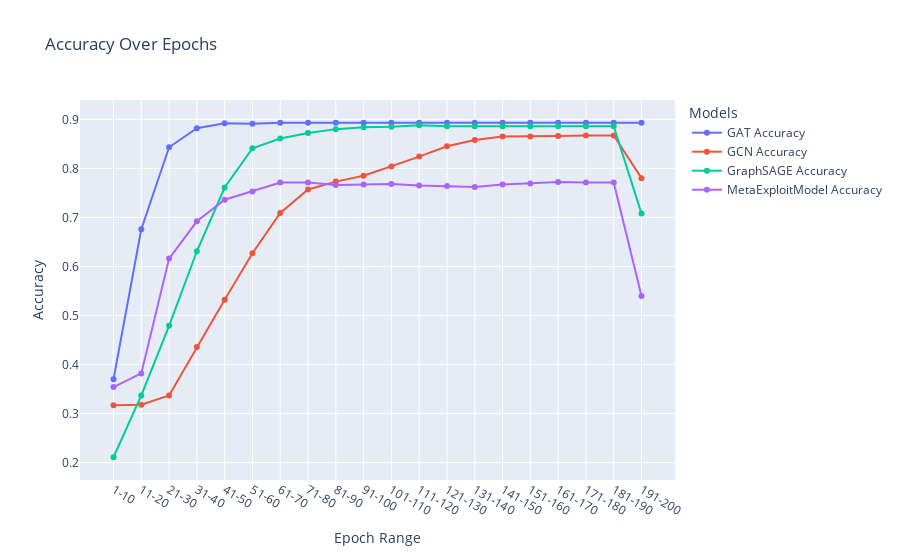

The cell this chart's notebook holds for it:
### Code cell
import plotly.graph_objects as go

# Data
epoch_range = [f'{i}-{i+9}' for i in range(1, 201, 10)]
gat_accuracy = [0.370, 0.676, 0.843, 0.882, 0.892, 0.891, 0.893, 0.893, 0.893, 0.893, 0.893, 0.893, 0.893, 0.893, 0.893, 0.893, 0.893, 0.893, 0.893, 0.893]
gcn_accuracy = [0.317, 0.318, 0.337, 0.436, 0.532, 0.627, 0.709, 0.757, 0.773, 0.785, 0.804, 0.824, 0.845, 0.858, 0.865, 0.865, 0.866, 0.867, 0.867, 0.780]
graphsage_accuracy = [0.211, 0.337, 0.479, 0.631, 0.761, 0.841, 0.861, 0.872, 0.880, 0.884, 0.885, 0.888, 0.886, 0.886, 0.886, 0.886, 0.886, 0.886, 0.886, 0.708]
metaexploitmodel_accuracy = [0.354, 0.382, 0.616, 0.692, 0.736, 0.753, 0.771, 0.771, 0.766, 0.767, 0.768, 0.765, 0.764, 0.762, 0.767, 0.769, 0.772, 0.771, 0.771, 0.540]

# Create traces
fig = go.Figure()

fig.add_trace(go.Scatter(x=epoch_range, y=gat_accuracy, mode='lines+markers', name='GAT Accuracy'))
fig.add_trace(go.Scatter(x=epoch_range, y=gcn_accuracy, mode='lines+markers', name='GCN Accuracy'))
fig.add_trace(go.Scatter(x=epoch_range, y=graphsage_accuracy, mode='lines+markers', name='GraphSAGE Accuracy'))
fig.add_trace(go.Scatter(x=epoch_range, y=metaexploitmodel_accuracy, mode='lines+markers', name='MetaExploitModel Accuracy'))

# Update layout
fig.update_layout(
    title='Accuracy Over Epochs',
    xaxis_title='Epoch Range',
    yaxis_title='Accuracy',
    legend_title='Models'
    # template='plotly_dark'
)

# Show plot
fig.show()

### Figure 1 — Plotly figure (JSON) as saved in the notebook; plotly's stock layout.template omitted (floating-point values rounded to 4 significant figures)
{"data": [{"mode": "lines+markers", "name": "GAT Accuracy", "type": "scatter", "x": ["1-10", "11-20", "21-30", "31-40", "41-50", "51-60", "61-70", "71-80", "81-90", "91-100", "101-110", "111-120", "121-130", "131-140", "141-150", "151-160", "161-170", "171-180", "181-190", "191-200"], "y": [0.37, 0.676, 0.843, 0.882, 0.892, 0.891, 0.893, 0.893, 0.893, 0.893, 0.893, 0.893, 0.893, 0.893, 0.893, 0.893, 0.893, 0.893, 0.893, 0.893]}, {"mode": "lines+markers", "name": "GCN Accuracy", "type": "scatter", "x": ["1-10", "11-20", "21-30", "31-40", "41-50", "51-60", "61-70", "71-80", "81-90", "91-100", "101-110", "111-120", "121-130", "131-140", "141-150", "151-160", "161-170", "171-180", "181-190", "191-200"], "y": [0.317, 0.318, 0.337, 0.436, 0.532, 0.627, 0.709, 0.757, 0.773, 0.785, 0.804, 0.824, 0.845, 0.858, 0.865, 0.865, 0.866, 0.867, 0.867, 0.78]}, {"mode": "lines+markers", "name": "GraphSAGE Accuracy", "type": "scatter", "x": ["1-10", "11-20", "21-30", "31-40", "41-50", "51-60", "61-70", "71-80", "81-90", "91-100", "101-110", "111-120", "121-130", "131-140", "141-150", "151-160", "161-170", "171-180", "181-190", "191-200"], "y": [0.211, 0.337, 0.479, 0.631, 0.761, 0.841, 0.861, 0.872, 0.88, 0.884, 0.885, 0.888, 0.886, 0.886, 0.886, 0.886, 0.886, 0.886, 0.886, 0.708]}, {"mode": "lines+markers", "name": "MetaExploitModel Accuracy", "type": "scatter", "x": ["1-10", "11-20", "21-30", "31-40", "41-50", "51-60", "61-70", "71-80", "81-90", "91-100", "101-110", "111-120", "121-130", "131-140", "141-150", "151-160", "161-170", "171-180", "181-190", "191-200"], "y": [0.354, 0.382, 0.616, 0.692, 0.736, 0.753, 0.771, 0.771, 0.766, 0.767, 0.768, 0.765, 0.764, 0.762, 0.767, 0.769, 0.772, 0.771, 0.771, 0.54]}], "layout": {"legend": {"title": {"text": "Models"}}, "title": {"text": "Accuracy Over Epochs"}, "xaxis": {"title": {"text": "Epoch Range"}}, "yaxis": {"title": {"text": "Accuracy"}}}}
